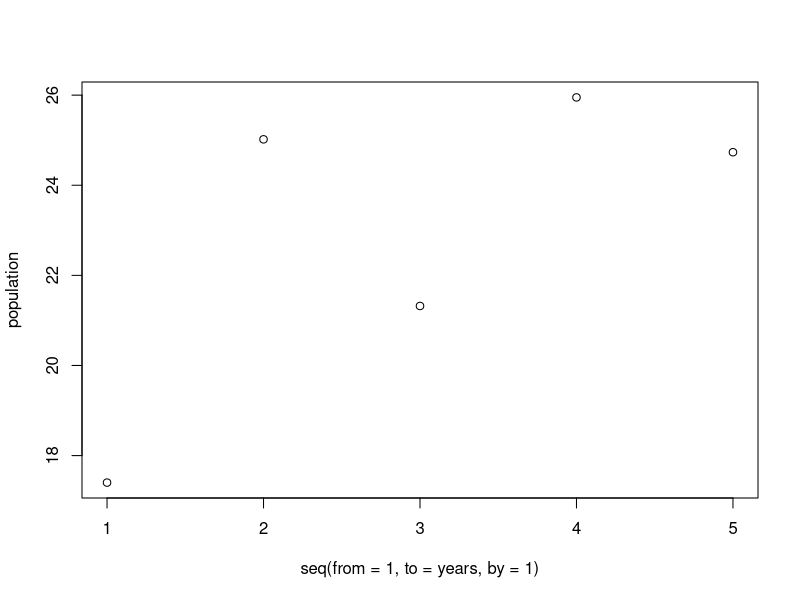

The R source for this figure:


Btrees=0.2
SlarvaeC=0.6
years=5
DC=0.05
FecundityC=79
x=1
N<-2 #Initial population density (cocoons per m2)
  #SlarvaeB<-0.42 #Survival of larvae on browsed trees
Ctrees<-(1-Btrees)
sexratio<-0.50 #Survival of larvae on control trees
Bfec<-0 #Proportion of sawflies that fed on browsed trees as larvae in previous generation - have fecundity from browsed trees
Cfec<-1
FecundityB<-FecundityC*1.09 #Fecundity of females reared on browsed trees (9% higher than controls), 15% if we use clipped
Sbackground<-0.5 #Adult survival 
Seggs<-0.9 #Egg survival
SlarvaeB=SlarvaeC*0.8 #Surival of larvae on browsed trees
#Try with SlarvaeB = rnorm(1, mean, sd) [and same for fecundity values etc.]

#Make population value and lamda value matrices
population<-numeric(years)#Nt+1 matrix
pop<-numeric(years)#Nt matrix
lambda<-numeric(years) #Lambda matrix (Lambda=Nt+1/Nt)
  
  
  for(i in 1:years){
    pop[i]<-N #number of pupae at time t
    s.pupae<-1-(45*(N/(625+(N^2)))) #density dependent survival of pupae (based on Larsson et al 2000, Hanski 1987)
    N<-N*s.pupae #Basically number of adults at time t
    #N<-N*s.adult #adult survival (from Olofsson or other study?)
    #If we could incorporate female choice we should do it here
    
    N<-N*Sbackground #number of adults after effects of background survival (mortality of adults)
    
    
    NB.eggs<-N*Bfec*FecundityB*sexratio #Number of eggs laid by females with FecundityB
    NC.eggs<-N*Cfec*FecundityC*sexratio #Number of eggs laid by females with FecundityC
    
    N.eggs<-NB.eggs+NC.eggs #number of eggs
    
    #if Btrees = 1 P = 1
    #if Btrees &=1 P = Btrees * x or + x ?? -> 
    #P<-Btrees*x #Proportion of females oviposit on browsed trees, if x=1 no preference. 
    #Q<-(1-P) #Proportion of females oviposit on control trees
    #NB<-N.eggs*P #Number of eggs on browsed trees
    #NC<-N.eggs*Q #Number of eggs on control trees
    
    NB<-N.eggs*Btrees #Number of eggs on browsed trees
    NC<-N.eggs*Ctrees #Number of eggs on control trees
    
    NB<-NB - DC*NB #Number of eggs on browsed trees after direct consumptive effects
    NC<-NC #No DC effects on control trees
    
    NB.larvae<-NB*Seggs #other survival effects on eggs (independent of browsing) --> nb of larvae
    NC.larvae<-NC*Seggs #other survival effects on eggs (independent of browsing) --> nb of larvae
    
    NB<-NB.larvae*SlarvaeB #survivl of larvae on browsed trees -> nb of cocoons produced from browsed trees
    NC<-NC.larvae*SlarvaeC #survival of larvae on control trees -> nb of cocoons produced from control trees
    
    
    N<-NB+NC #Number of pupae at t+1 
    
    
    #NBB<-N*Bfec*Btrees*Sbackground*sexratio*SlarvaeB*FecundityB-N*DC #on browsed trees with browsed fecundity, [add direct consumption]
    #NCB<-N*Bfec*Ctrees*Sbackground*sexratio*SlarvaeC*FecundityB #on control trees with browsed fecundity
    #NBC<-N*Cfec*Btrees*Sbackground*sexratio*SlarvaeB*FecundityC-N*DC #on browsed trees with control fecundity, [add direct consumption]
    #NCC<-N*Cfec*Ctrees*Sbackground*sexratio*SlarvaeC*FecundityC #on control trees with control fecundity 
    
    #N<-NBB+NCB+NBC+NCC #sum to obtain total population size
    #These needs to be fixed now (think that it's ok now):
    Bfec<-(NB)/N #the prop of individuals that have been reared on browsed trees 
    Cfec<-(NC)/N #the prop of individuals that have been reared on control trees 
    #Prop of induced trees (random), this can be varied to only be within a certain range or have a set value
    Btrees<-runif(1,0,1) #Prop of trees getting browsed during winter, could be random or fixed 
    Ctrees<-(1-Btrees)
    population[i]<-N
    lambda[i]<-(population[i]/pop[i])
  }
 

population
plot(seq(from=1,to=years,by=1),population)
